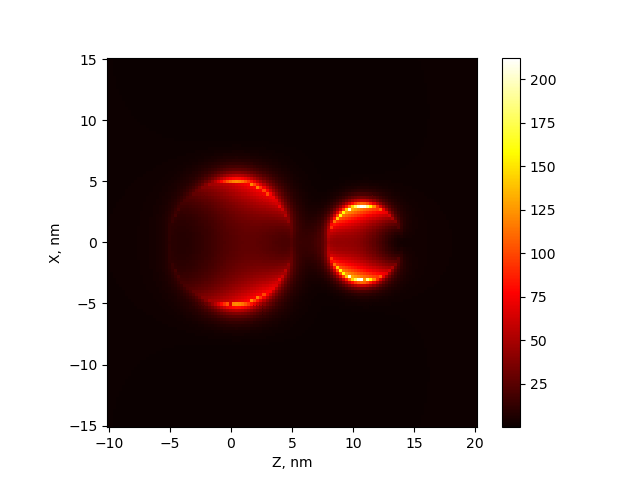

Recreate this plot in Python.

from mstm_studio.nearfield import NearField
from mstm_studio.mstm_spectrum import ExplicitSpheres
from mstm_studio.alloy_AuAg import AlloyAuAg

mat = AlloyAuAg(x_Au=0.0)       # silver material
nf = NearField(wavelength=385)  # near the resonance
nf.environment_material = 1.5   # glass matrix
nf.set_plane(plane='xz', hmin=-10, hmax=20, vmin=-15, vmax=15, step=0.25)

spheres = ExplicitSpheres(2, [0, 0, 0, 5, 0, 0, 11, 3],
                          mat_filename=2*[mat])
nf.set_spheres(spheres)

nf.simulate()

nf.plot()
